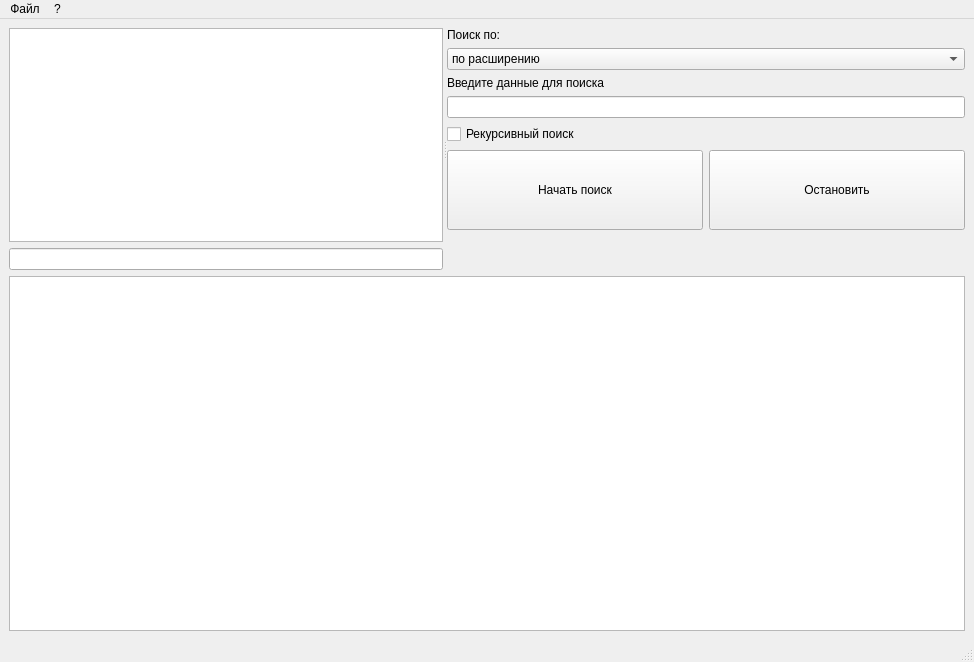
<?xml version="1.0" encoding="UTF-8"?>
<ui version="4.0">
 <class>MainWindow</class>
 <widget class="QMainWindow" name="MainWindow">
  <property name="geometry">
   <rect>
    <x>0</x>
    <y>0</y>
    <width>974</width>
    <height>662</height>
   </rect>
  </property>
  <property name="windowTitle">
   <string>MainWindow</string>
  </property>
  <widget class="QWidget" name="centralwidget">
   <layout class="QVBoxLayout" name="verticalLayout_4">
    <item>
     <widget class="QSplitter" name="splitter">
      <property name="orientation">
       <enum>Qt::Horizontal</enum>
      </property>
      <widget class="QWidget" name="layoutWidget">
       <layout class="QVBoxLayout" name="verticalLayout_3">
        <item>
         <widget class="QTreeView" name="treeView"/>
        </item>
        <item>
         <widget class="QLineEdit" name="selectedDir_lineEdit"/>
        </item>
       </layout>
      </widget>
      <widget class="QWidget" name="">
       <layout class="QVBoxLayout" name="verticalLayout_2">
        <item>
         <layout class="QVBoxLayout" name="verticalLayout">
          <item>
           <widget class="QLabel" name="settingSearchLabel">
            <property name="maximumSize">
             <size>
              <width>16777215</width>
              <height>15</height>
             </size>
            </property>
            <property name="text">
             <string>Поиск по:</string>
            </property>
           </widget>
          </item>
          <item>
           <widget class="QComboBox" name="chooseSettingComboBox">
            <item>
             <property name="text">
              <string>по расширению</string>
             </property>
            </item>
            <item>
             <property name="text">
              <string>по бинарным сигнатурам</string>
             </property>
            </item>
            <item>
             <property name="text">
              <string>по строке</string>
             </property>
            </item>
           </widget>
          </item>
          <item>
           <widget class="QLabel" name="entringStringLabel">
            <property name="maximumSize">
             <size>
              <width>16777215</width>
              <height>15</height>
             </size>
            </property>
            <property name="text">
             <string>Введите данные для поиска </string>
            </property>
           </widget>
          </item>
          <item>
           <widget class="QLineEdit" name="entringStringlineEdit"/>
          </item>
          <item>
           <widget class="QCheckBox" name="recursionSearchcheckBox">
            <property name="text">
             <string>Рекурсивный поиск</string>
            </property>
           </widget>
          </item>
         </layout>
        </item>
        <item>
         <layout class="QHBoxLayout" name="horizontalLayout">
          <item>
           <widget class="QPushButton" name="startSearchpushButton">
            <property name="minimumSize">
             <size>
              <width>150</width>
              <height>80</height>
             </size>
            </property>
            <property name="maximumSize">
             <size>
              <width>16777215</width>
              <height>80</height>
             </size>
            </property>
            <property name="text">
             <string>Начать поиск</string>
            </property>
           </widget>
          </item>
          <item>
           <widget class="QPushButton" name="stopSearchpushButton">
            <property name="minimumSize">
             <size>
              <width>150</width>
              <height>80</height>
             </size>
            </property>
            <property name="text">
             <string>Остановить</string>
            </property>
           </widget>
          </item>
         </layout>
        </item>
        <item>
         <spacer name="verticalSpacer">
          <property name="orientation">
           <enum>Qt::Vertical</enum>
          </property>
          <property name="sizeHint" stdset="0">
           <size>
            <width>20</width>
            <height>40</height>
           </size>
          </property>
         </spacer>
        </item>
       </layout>
      </widget>
     </widget>
    </item>
    <item>
     <widget class="QTableView" name="tableView"/>
    </item>
   </layout>
  </widget>
  <widget class="QMenuBar" name="mainMenumenubar">
   <property name="geometry">
    <rect>
     <x>0</x>
     <y>0</y>
     <width>974</width>
     <height>24</height>
    </rect>
   </property>
   <widget class="QMenu" name="file_menu">
    <property name="title">
     <string>Файл</string>
    </property>
    <addaction name="exit_action"/>
   </widget>
   <widget class="QMenu" name="help_menu">
    <property name="title">
     <string>?</string>
    </property>
    <addaction name="about_action"/>
   </widget>
   <addaction name="file_menu"/>
   <addaction name="help_menu"/>
  </widget>
  <widget class="QStatusBar" name="statusbar"/>
  <action name="exit_action">
   <property name="text">
    <string>Выход</string>
   </property>
  </action>
  <action name="about_action">
   <property name="text">
    <string>О программе</string>
   </property>
  </action>
 </widget>
 <resources/>
 <connections/>
</ui>
